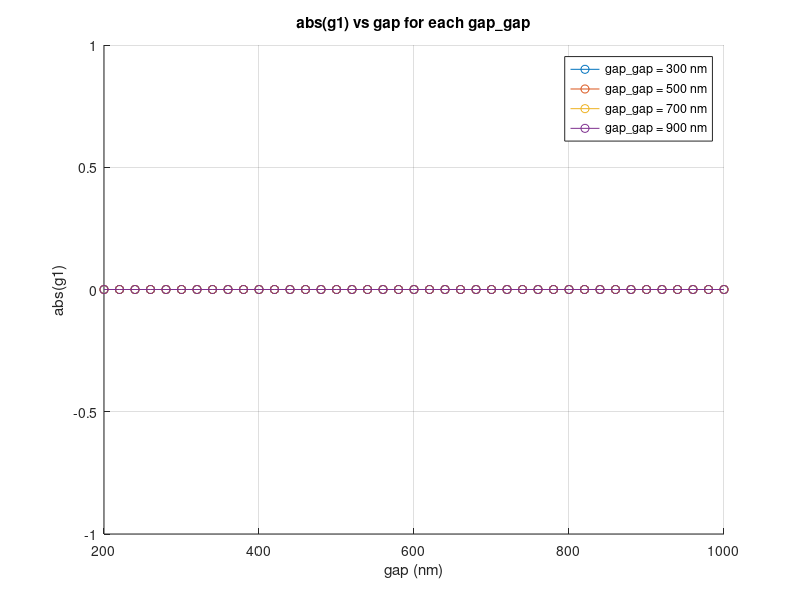
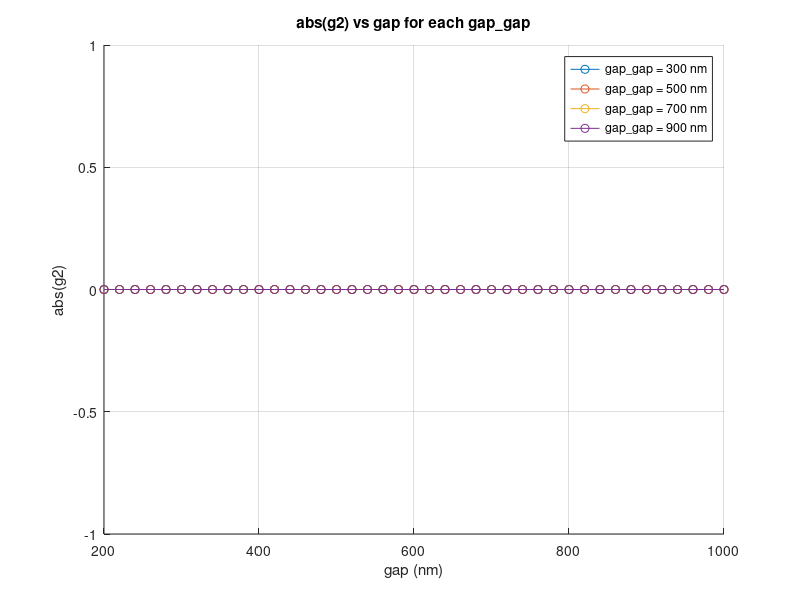
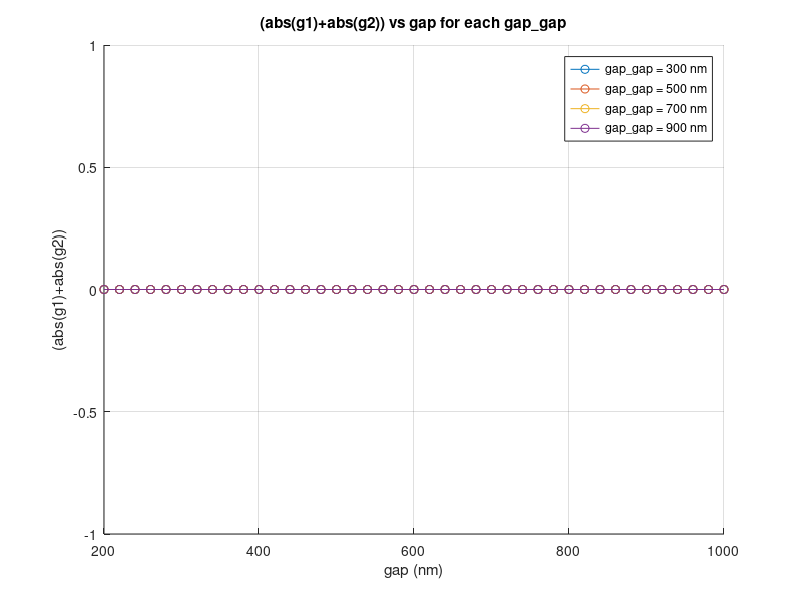
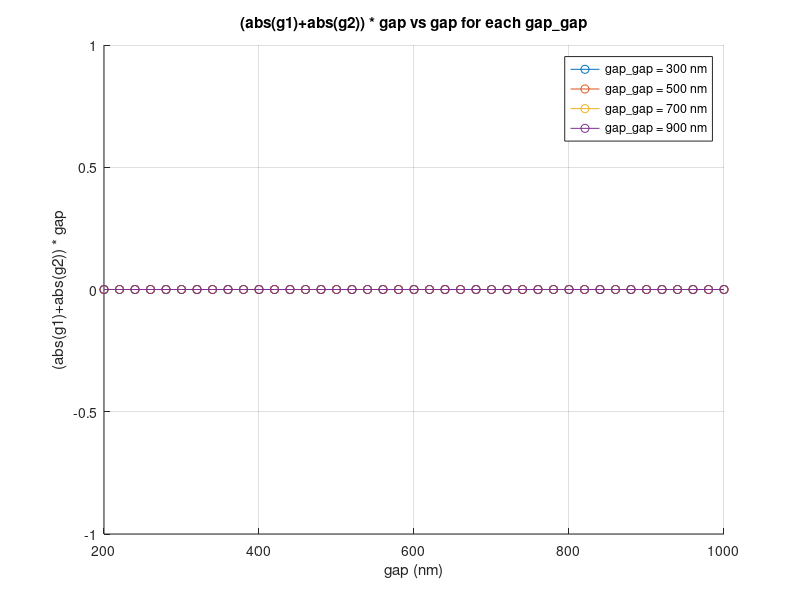

The MATLAB script that drew these images, in order:
%% スクリプトの概要
%  既存の "final_acceleration_gradients_gap_XXX_gapgap_YYY_..." テキストファイルを読み込み、
%    (1) abs(g1) vs gap for each gap_gap
%    (2) abs(g2) vs gap for each gap_gap
%    (3) (abs(g1)+abs(g2)) vs gap for each gap_gap
%    (4) (abs(g1)+abs(g2))*gap vs gap for each gap_gap
%  の4つのグラフを作成・保存します。

clear; close all; clc;

%% 1. gap, gap_gap のリスト
gap_nm_values     = 200:20:1000;  % gap の候補 (nm)
gap_gap_nm_values = [300, 500, 700, 900];  % gap_gap の候補 (nm)

% テキストファイルが置かれているフォルダ
output_folder_name = 'result/double_channel_gap_step_20_gapgap_step_200_Jan19';

%% 2. データ格納用の配列 (gap vs gap_gap)
ngap    = length(gap_nm_values);
ngapgap = length(gap_gap_nm_values);

% abs(g1), abs(g2), abs(g1)+abs(g2), (abs(g1)+abs(g2))*gap を格納
G1_abs_2D = zeros(ngap, ngapgap);  % abs(g1)
G2_abs_2D = zeros(ngap, ngapgap);  % abs(g2)

G_abs_sums_2D           = zeros(ngap, ngapgap);  % (abs(g1) + abs(g2))
G_abs_sums_times_gap_2D = zeros(ngap, ngapgap);  % (abs(g1) + abs(g2)) * gap

%% 3. テキストファイルを読み込んで、各種値を取得
for iGap = 1:ngap
    gap_nm = gap_nm_values(iGap);
    
    for jGapGap = 1:ngapgap
        gap_gap_nm = gap_gap_nm_values(jGapGap);
        
        %---------------------------------------------------------
        % 3-1. ファイル名パターン
        %      final_acceleration_gradients_gap_xxx_gapgap_yyy_*.txt
        %---------------------------------------------------------
        file_pattern = sprintf('final_acceleration_gradients_gap_%d_gapgap_%d_*.txt', ...
            gap_nm, gap_gap_nm);
        file_list = dir(fullfile(output_folder_name, file_pattern));
        
        if isempty(file_list)
            fprintf('Warning: %s が見つかりません。\n', file_pattern);
            continue;
        end
        
        % 同じ条件で複数ファイルあれば最初の1つを使う
        target_file = fullfile(output_folder_name, file_list(1).name);
        
        %---------------------------------------------------------
        % 3-2. テキスト読み込み・正規表現
        %---------------------------------------------------------
        file_text = fileread(target_file);
        
        % G1_best (abs): xxx
        tokens_G1 = regexp(file_text, 'G1_best \(abs\): ([0-9e\+\-\.]+)', 'tokens', 'once');
        % G2_best (abs): xxx
        tokens_G2 = regexp(file_text, 'G2_best \(abs\): ([0-9e\+\-\.]+)', 'tokens', 'once');
        % (abs(g1)+abs(g2))*gap: xxx
        tokens_sum_gap = regexp(file_text, '\(abs\(g1\)\+abs\(g2\)\)\*gap: ([0-9e\+\-\.]+)', 'tokens', 'once');
        
        if isempty(tokens_G1) || isempty(tokens_G2) || isempty(tokens_sum_gap)
            fprintf('Warning: %s から必要な情報を取得できません。\n', target_file);
            continue;
        end
        
        % 数値に変換
        val_G1_abs = str2double(tokens_G1{1});
        val_G2_abs = str2double(tokens_G2{1});
        val_sum_times_gap = str2double(tokens_sum_gap{1});
        
        % (abs(g1)+abs(g2))
        val_sum = val_G1_abs + val_G2_abs;
        
        %---------------------------------------------------------
        % 3-3. 2次元配列に格納
        %---------------------------------------------------------
        G1_abs_2D(iGap, jGapGap)                = val_G1_abs;
        G2_abs_2D(iGap, jGapGap)                = val_G2_abs;
        G_abs_sums_2D(iGap, jGapGap)            = val_sum;
        G_abs_sums_times_gap_2D(iGap, jGapGap)  = val_sum_times_gap;
    end
end

%% タイムスタンプ文字列 (ファイル名に付加して一意化)
timestamp_str = datestr(now,'yyyy-mm-dd_HHMMSS');

%% 4. グラフ1: abs(g1) vs gap for each gap_gap
figure('Name','abs(g1) vs gap for each gap\_gap');
hold on; grid on;

for jGapGap = 1:ngapgap
    plot(gap_nm_values, G1_abs_2D(:, jGapGap), '-o', ...
        'DisplayName', sprintf('gap\\_gap = %d nm', gap_gap_nm_values(jGapGap)));
end

xlabel('gap (nm)');
ylabel('abs(g1)');
title('abs(g1) vs gap for each gap\_gap');
legend('show');

% 保存
save_filename1 = fullfile(output_folder_name, ...
    sprintf('plot_abs_g1_vs_gap_for_each_gapgap_%s.png', timestamp_str));
saveas(gcf, save_filename1);
fprintf('Saved figure: %s\n', save_filename1);

%% 5. グラフ2: abs(g2) vs gap for each gap_gap
figure('Name','abs(g2) vs gap for each gap\_gap');
hold on; grid on;

for jGapGap = 1:ngapgap
    plot(gap_nm_values, G2_abs_2D(:, jGapGap), '-o', ...
        'DisplayName', sprintf('gap\\_gap = %d nm', gap_gap_nm_values(jGapGap)));
end

xlabel('gap (nm)');
ylabel('abs(g2)');
title('abs(g2) vs gap for each gap\_gap');
legend('show');

% 保存
save_filename2 = fullfile(output_folder_name, ...
    sprintf('plot_abs_g2_vs_gap_for_each_gapgap_%s.png', timestamp_str));
saveas(gcf, save_filename2);
fprintf('Saved figure: %s\n', save_filename2);

%% 6. グラフ3: (abs(g1)+abs(g2)) vs gap for each gap_gap
figure('Name','(abs(g1)+abs(g2)) vs gap for each gap\_gap');
hold on; grid on;

for jGapGap = 1:ngapgap
    plot(gap_nm_values, G_abs_sums_2D(:, jGapGap), '-o', ...
        'DisplayName', sprintf('gap\\_gap = %d nm', gap_gap_nm_values(jGapGap)));
end

xlabel('gap (nm)');
ylabel('(abs(g1)+abs(g2))');
title('(abs(g1)+abs(g2)) vs gap for each gap\_gap');
legend('show');

% 保存
save_filename3 = fullfile(output_folder_name, ...
    sprintf('plot_abs_g1_plus_g2_vs_gap_for_each_gapgap_%s.png', timestamp_str));
saveas(gcf, save_filename3);
fprintf('Saved figure: %s\n', save_filename3);

%% 7. グラフ4: (abs(g1)+abs(g2))*gap vs gap for each gap_gap
figure('Name','(abs(g1)+abs(g2))*gap vs gap for each gap\_gap');
hold on; grid on;

for jGapGap = 1:ngapgap
    plot(gap_nm_values, G_abs_sums_times_gap_2D(:, jGapGap), '-o', ...
        'DisplayName', sprintf('gap\\_gap = %d nm', gap_gap_nm_values(jGapGap)));
end

xlabel('gap (nm)');
ylabel('(abs(g1)+abs(g2)) * gap');
title('(abs(g1)+abs(g2)) * gap vs gap for each gap\_gap');
legend('show');

% 保存
save_filename4 = fullfile(output_folder_name, ...
    sprintf('plot_abs_g1_plus_g2_times_gap_vs_gap_for_each_gapgap_%s.png', timestamp_str));
saveas(gcf, save_filename4);
fprintf('Saved figure: %s\n', save_filename4);
